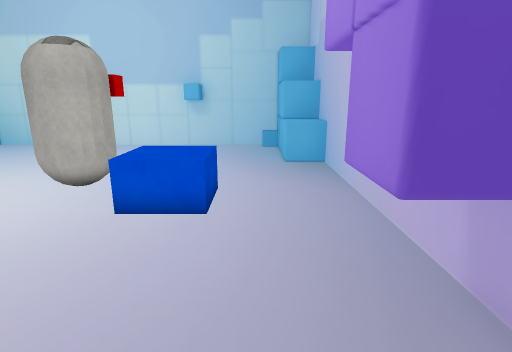
[1] (above)

12 first-person views from a walk through a Unity game level. The camera is 1.2 m above the floor, tilts 14° down and sees 80° across. The floor is counted in squares, 0.5 m on a side. Each view is taken from the middle of a square. On the plan, view 1 faces up. The plan holds only what a view shows up to about 19 squares ahead; the rest is blank. Some surface patterns are stand-ins.

[2]
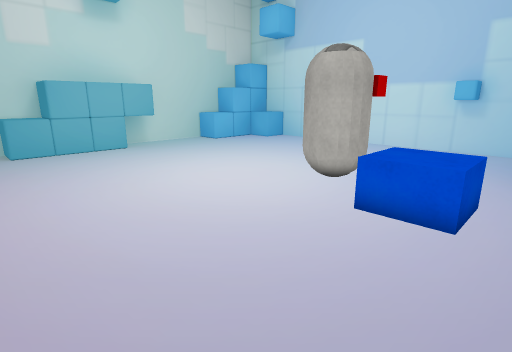

[3]
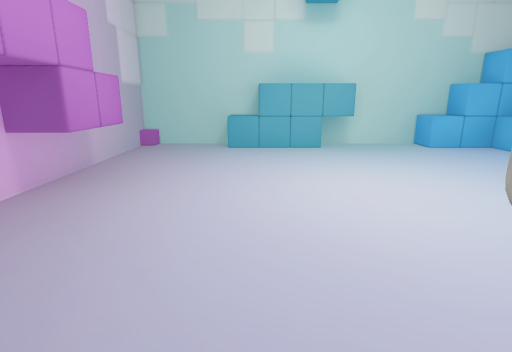

[4]
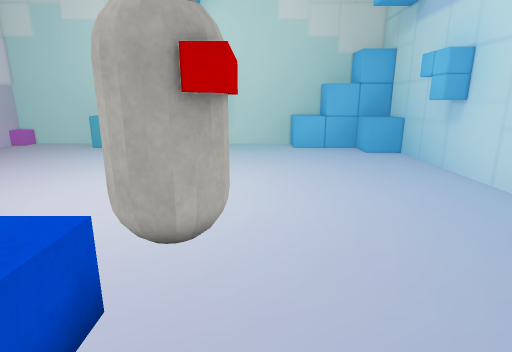

[5]
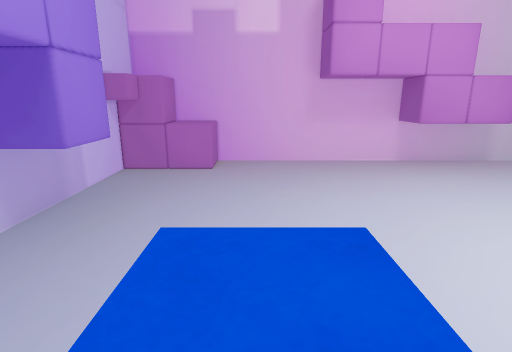

[6]
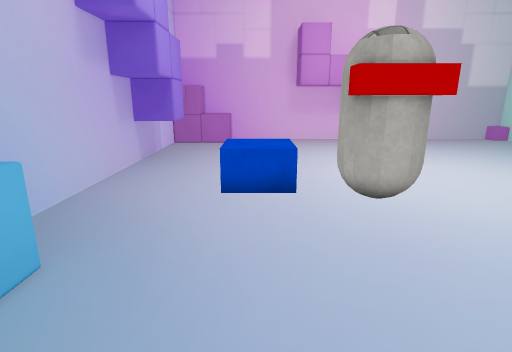

[7]
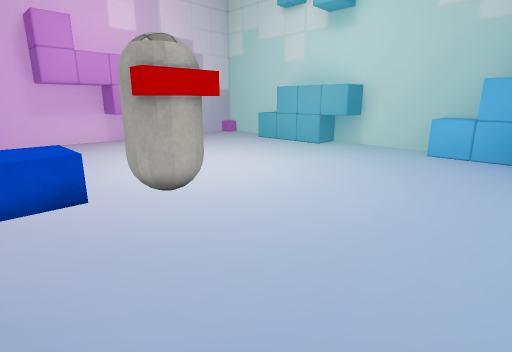

[8]
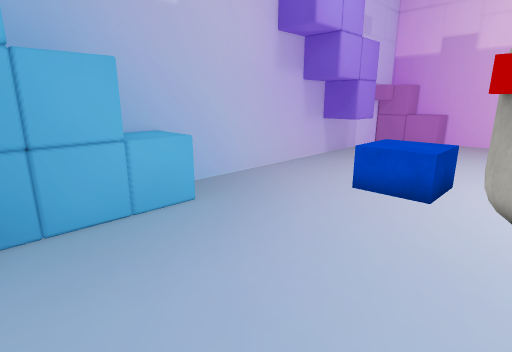

[9]
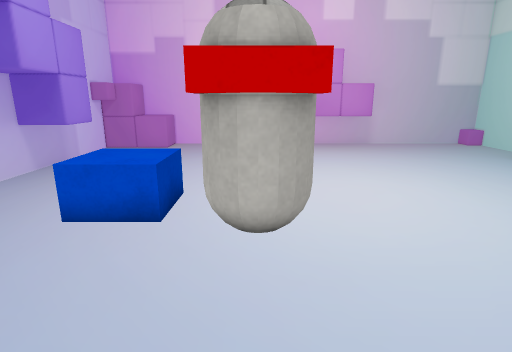

[10]
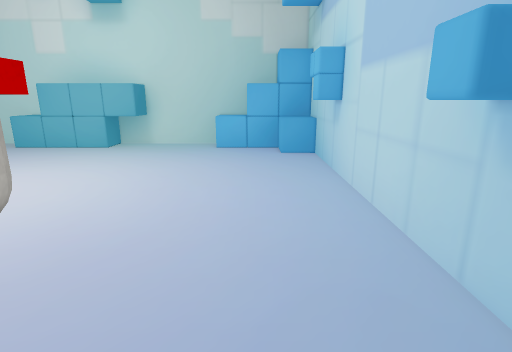

[11]
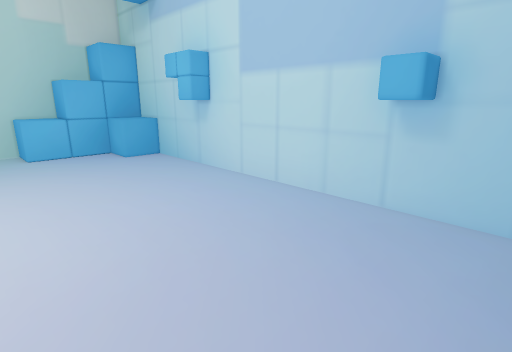

[12]
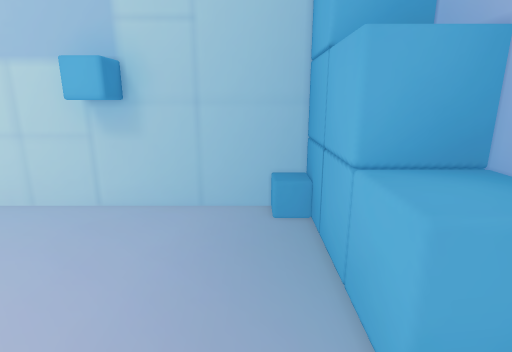

### Floor plan
Key: @ floor where view 1 was taken; # wall or solid block; . floor; ^ raised ledge; O other object.
Columns run from 17 left of view 1 to 3 right of it. Each row starts with its distance up from view 1.
 17  #^################
 16  #^^.###.....##...#
 15 ##^...............##
 14 ##................###
 13 ^^................^^^
 12 ^^................^^#
 11 #...................#
 10 #..........OOO......#
  9 #..........OOO......#
  8 ##.........OOOOOO...#
  7 ##............OOO...#
  6  #................. #
  5  #................###
  4 ##................##
  3 ##................##
  2 ^^................###
  1 #...................#
  0 #................@..#
 -1 #..................##
 -2 #.....########...^###
 -3 ########    #####^##

Where each view was taken, in squares from view 1:
view 1: 0 up, 0 right, facing up
view 2: 0 up, 0 right, facing up-left
view 3: 3 up, 0 right, facing left
view 4: 10 up, 0 right, facing left
view 5: 9 up, 2 left, facing down
view 6: 16 up, 2 left, facing down
view 7: 16 up, 1 left, facing down-left
view 8: 16 up, 5 left, facing down-right
view 9: 14 up, 5 left, facing down
view 10: 14 up, 0 right, facing left
view 11: 10 up, 1 left, facing up-left
view 12: 10 up, 0 right, facing up
